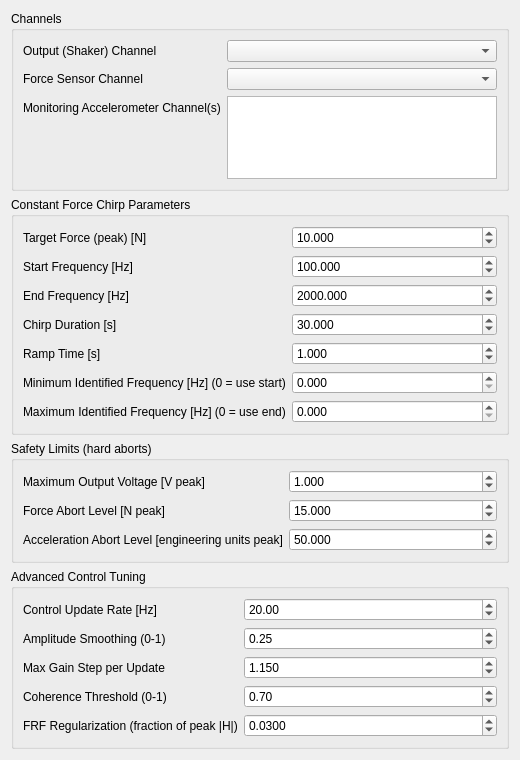
<?xml version="1.0" encoding="UTF-8"?>
<ui version="4.0">
 <class>constant_force_chirp_definition</class>
 <widget class="QWidget" name="constant_force_chirp_definition">
  <property name="geometry">
   <rect>
    <x>0</x>
    <y>0</y>
    <width>520</width>
    <height>760</height>
   </rect>
  </property>
  <layout class="QVBoxLayout" name="verticalLayout">
   <item>
    <widget class="QGroupBox" name="channels_groupbox">
     <property name="title">
      <string>Channels</string>
     </property>
     <layout class="QFormLayout" name="channels_formLayout">
      <item row="0" column="0">
       <widget class="QLabel" name="output_channel_label">
        <property name="text"><string>Output (Shaker) Channel</string></property>
       </widget>
      </item>
      <item row="0" column="1">
       <widget class="QComboBox" name="output_channel_selector"/>
      </item>
      <item row="1" column="0">
       <widget class="QLabel" name="force_channel_label">
        <property name="text"><string>Force Sensor Channel</string></property>
       </widget>
      </item>
      <item row="1" column="1">
       <widget class="QComboBox" name="force_channel_selector"/>
      </item>
      <item row="2" column="0">
       <widget class="QLabel" name="acceleration_channel_label">
        <property name="text"><string>Monitoring Accelerometer Channel(s)</string></property>
       </widget>
      </item>
      <item row="2" column="1">
       <widget class="QListWidget" name="acceleration_channel_selector"/>
      </item>
     </layout>
    </widget>
   </item>
   <item>
    <widget class="QGroupBox" name="test_definition_groupbox">
     <property name="title">
      <string>Constant Force Chirp Parameters</string>
     </property>
     <layout class="QFormLayout" name="test_formLayout">
      <item row="0" column="0">
       <widget class="QLabel" name="target_force_label">
        <property name="text"><string>Target Force (peak) [N]</string></property>
       </widget>
      </item>
      <item row="0" column="1">
       <widget class="QDoubleSpinBox" name="target_force_selector">
        <property name="decimals"><number>3</number></property>
        <property name="maximum"><double>1000000.0</double></property>
        <property name="value"><double>10.0</double></property>
       </widget>
      </item>
      <item row="1" column="0">
       <widget class="QLabel" name="start_frequency_label">
        <property name="text"><string>Start Frequency [Hz]</string></property>
       </widget>
      </item>
      <item row="1" column="1">
       <widget class="QDoubleSpinBox" name="start_frequency_selector">
        <property name="decimals"><number>3</number></property>
        <property name="maximum"><double>1000000.0</double></property>
        <property name="value"><double>100.0</double></property>
       </widget>
      </item>
      <item row="2" column="0">
       <widget class="QLabel" name="end_frequency_label">
        <property name="text"><string>End Frequency [Hz]</string></property>
       </widget>
      </item>
      <item row="2" column="1">
       <widget class="QDoubleSpinBox" name="end_frequency_selector">
        <property name="decimals"><number>3</number></property>
        <property name="maximum"><double>1000000.0</double></property>
        <property name="value"><double>2000.0</double></property>
       </widget>
      </item>
      <item row="3" column="0">
       <widget class="QLabel" name="chirp_duration_label">
        <property name="text"><string>Chirp Duration [s]</string></property>
       </widget>
      </item>
      <item row="3" column="1">
       <widget class="QDoubleSpinBox" name="chirp_duration_selector">
        <property name="decimals"><number>3</number></property>
        <property name="maximum"><double>100000.0</double></property>
        <property name="value"><double>30.0</double></property>
       </widget>
      </item>
      <item row="4" column="0">
       <widget class="QLabel" name="ramp_time_label">
        <property name="text"><string>Ramp Time [s]</string></property>
       </widget>
      </item>
      <item row="4" column="1">
       <widget class="QDoubleSpinBox" name="ramp_time_selector">
        <property name="decimals"><number>3</number></property>
        <property name="maximum"><double>1000.0</double></property>
        <property name="value"><double>1.0</double></property>
       </widget>
      </item>
      <item row="5" column="0">
       <widget class="QLabel" name="minimum_frequency_label">
        <property name="text"><string>Minimum Identified Frequency [Hz] (0 = use start)</string></property>
       </widget>
      </item>
      <item row="5" column="1">
       <widget class="QDoubleSpinBox" name="minimum_frequency_selector">
        <property name="decimals"><number>3</number></property>
        <property name="maximum"><double>1000000.0</double></property>
        <property name="value"><double>0.0</double></property>
       </widget>
      </item>
      <item row="6" column="0">
       <widget class="QLabel" name="maximum_frequency_label">
        <property name="text"><string>Maximum Identified Frequency [Hz] (0 = use end)</string></property>
       </widget>
      </item>
      <item row="6" column="1">
       <widget class="QDoubleSpinBox" name="maximum_frequency_selector">
        <property name="decimals"><number>3</number></property>
        <property name="maximum"><double>1000000.0</double></property>
        <property name="value"><double>0.0</double></property>
       </widget>
      </item>
     </layout>
    </widget>
   </item>
   <item>
    <widget class="QGroupBox" name="safety_groupbox">
     <property name="title">
      <string>Safety Limits (hard aborts)</string>
     </property>
     <layout class="QFormLayout" name="safety_formLayout">
      <item row="0" column="0">
       <widget class="QLabel" name="max_voltage_label">
        <property name="text"><string>Maximum Output Voltage [V peak]</string></property>
       </widget>
      </item>
      <item row="0" column="1">
       <widget class="QDoubleSpinBox" name="max_voltage_selector">
        <property name="decimals"><number>3</number></property>
        <property name="maximum"><double>1000.0</double></property>
        <property name="value"><double>1.0</double></property>
       </widget>
      </item>
      <item row="1" column="0">
       <widget class="QLabel" name="force_abort_label">
        <property name="text"><string>Force Abort Level [N peak]</string></property>
       </widget>
      </item>
      <item row="1" column="1">
       <widget class="QDoubleSpinBox" name="force_abort_selector">
        <property name="decimals"><number>3</number></property>
        <property name="maximum"><double>1000000.0</double></property>
        <property name="value"><double>15.0</double></property>
       </widget>
      </item>
      <item row="2" column="0">
       <widget class="QLabel" name="acceleration_abort_label">
        <property name="text"><string>Acceleration Abort Level [engineering units peak]</string></property>
       </widget>
      </item>
      <item row="2" column="1">
       <widget class="QDoubleSpinBox" name="acceleration_abort_selector">
        <property name="decimals"><number>3</number></property>
        <property name="maximum"><double>1000000.0</double></property>
        <property name="value"><double>50.0</double></property>
       </widget>
      </item>
     </layout>
    </widget>
   </item>
   <item>
    <widget class="QGroupBox" name="advanced_groupbox">
     <property name="title">
      <string>Advanced Control Tuning</string>
     </property>
     <layout class="QFormLayout" name="advanced_formLayout">
      <item row="0" column="0">
       <widget class="QLabel" name="control_update_rate_label">
        <property name="text"><string>Control Update Rate [Hz]</string></property>
       </widget>
      </item>
      <item row="0" column="1">
       <widget class="QDoubleSpinBox" name="control_update_rate_selector">
        <property name="decimals"><number>2</number></property>
        <property name="minimum"><double>0.1</double></property>
        <property name="maximum"><double>1000.0</double></property>
        <property name="value"><double>20.0</double></property>
       </widget>
      </item>
      <item row="1" column="0">
       <widget class="QLabel" name="amplitude_smoothing_label">
        <property name="text"><string>Amplitude Smoothing (0-1)</string></property>
       </widget>
      </item>
      <item row="1" column="1">
       <widget class="QDoubleSpinBox" name="amplitude_smoothing_selector">
        <property name="decimals"><number>2</number></property>
        <property name="minimum"><double>0.01</double></property>
        <property name="maximum"><double>1.0</double></property>
        <property name="value"><double>0.25</double></property>
       </widget>
      </item>
      <item row="2" column="0">
       <widget class="QLabel" name="max_gain_step_label">
        <property name="text"><string>Max Gain Step per Update</string></property>
       </widget>
      </item>
      <item row="2" column="1">
       <widget class="QDoubleSpinBox" name="max_gain_step_selector">
        <property name="decimals"><number>3</number></property>
        <property name="minimum"><double>1.001</double></property>
        <property name="maximum"><double>10.0</double></property>
        <property name="value"><double>1.15</double></property>
       </widget>
      </item>
      <item row="3" column="0">
       <widget class="QLabel" name="coherence_threshold_label">
        <property name="text"><string>Coherence Threshold (0-1)</string></property>
       </widget>
      </item>
      <item row="3" column="1">
       <widget class="QDoubleSpinBox" name="coherence_threshold_selector">
        <property name="decimals"><number>2</number></property>
        <property name="minimum"><double>0.0</double></property>
        <property name="maximum"><double>1.0</double></property>
        <property name="value"><double>0.7</double></property>
       </widget>
      </item>
      <item row="4" column="0">
       <widget class="QLabel" name="regularization_label">
        <property name="text"><string>FRF Regularization (fraction of peak |H|)</string></property>
       </widget>
      </item>
      <item row="4" column="1">
       <widget class="QDoubleSpinBox" name="regularization_selector">
        <property name="decimals"><number>4</number></property>
        <property name="minimum"><double>0.0001</double></property>
        <property name="maximum"><double>1.0</double></property>
        <property name="value"><double>0.03</double></property>
       </widget>
      </item>
     </layout>
    </widget>
   </item>
   <item>
    <spacer name="verticalSpacer">
     <property name="orientation"><enum>Qt::Vertical</enum></property>
     <property name="sizeHint" stdset="0">
      <size><width>20</width><height>40</height></size>
     </property>
    </spacer>
   </item>
  </layout>
 </widget>
 <resources/>
 <connections/>
</ui>
